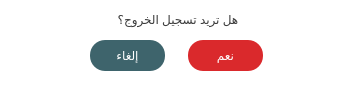
<?xml version="1.0" encoding="UTF-8"?>
<ui version="4.0">
 <class>MainWindow</class>
 <widget class="QMainWindow" name="MainWindow">
  <property name="geometry">
   <rect>
    <x>0</x>
    <y>0</y>
    <width>353</width>
    <height>95</height>
   </rect>
  </property>
  <property name="windowTitle">
   <string>MainWindow</string>
  </property>
  <property name="styleSheet">
   <string notr="true">background-color: rgb(255, 255, 255);</string>
  </property>
  <widget class="QWidget" name="centralwidget">
   <widget class="QPushButton" name="cancel">
    <property name="geometry">
     <rect>
      <x>90</x>
      <y>40</y>
      <width>75</width>
      <height>31</height>
     </rect>
    </property>
    <property name="styleSheet">
     <string notr="true">background-color: rgb(62, 100, 108);
border:0px;
border-radius:15px;
	color: rgb(255, 255, 255);
font: 57 10pt &quot;BoutrosMBCDinkum&quot;;</string>
    </property>
    <property name="text">
     <string>إلغاء</string>
    </property>
   </widget>
   <widget class="QLabel" name="label">
    <property name="geometry">
     <rect>
      <x>33</x>
      <y>10</y>
      <width>290</width>
      <height>20</height>
     </rect>
    </property>
    <property name="styleSheet">
     <string notr="true">font: 57 10pt &quot;BoutrosMBCDinkum&quot;;
color: rgb(58, 58, 58);</string>
    </property>
    <property name="text">
     <string>&lt;html&gt;&lt;head/&gt;&lt;body&gt;&lt;p align=&quot;center&quot;&gt;هل تريد تسجيل الخروج؟&lt;/p&gt;&lt;/body&gt;&lt;/html&gt;</string>
    </property>
   </widget>
   <widget class="QPushButton" name="OK">
    <property name="geometry">
     <rect>
      <x>188</x>
      <y>40</y>
      <width>75</width>
      <height>31</height>
     </rect>
    </property>
    <property name="styleSheet">
     <string notr="true">background-color: rgb(218, 41, 44);
border:0px;
border-radius:15px;
	color: rgb(255, 255, 255);
font: 57 10pt &quot;BoutrosMBCDinkum&quot;;</string>
    </property>
    <property name="text">
     <string>نعم</string>
    </property>
   </widget>
  </widget>
  <widget class="QMenuBar" name="menubar">
   <property name="geometry">
    <rect>
     <x>0</x>
     <y>0</y>
     <width>353</width>
     <height>21</height>
    </rect>
   </property>
  </widget>
  <widget class="QStatusBar" name="statusbar"/>
 </widget>
 <resources/>
 <connections/>
</ui>
